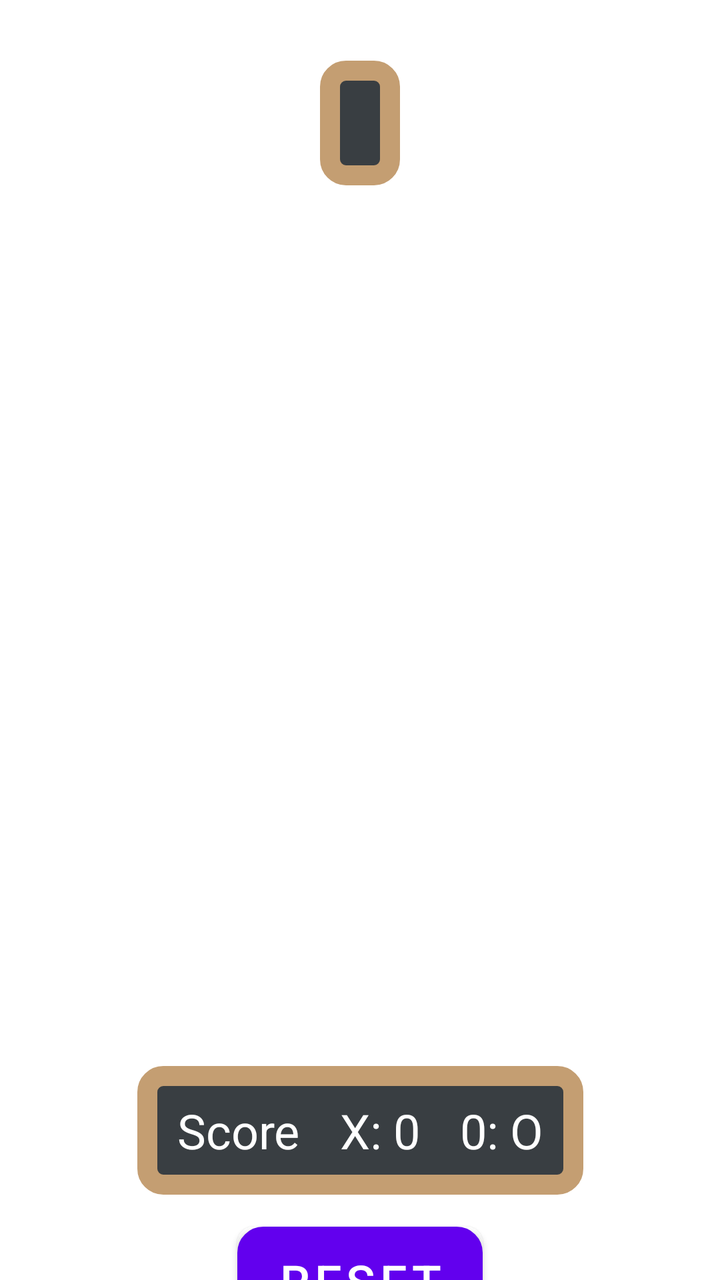
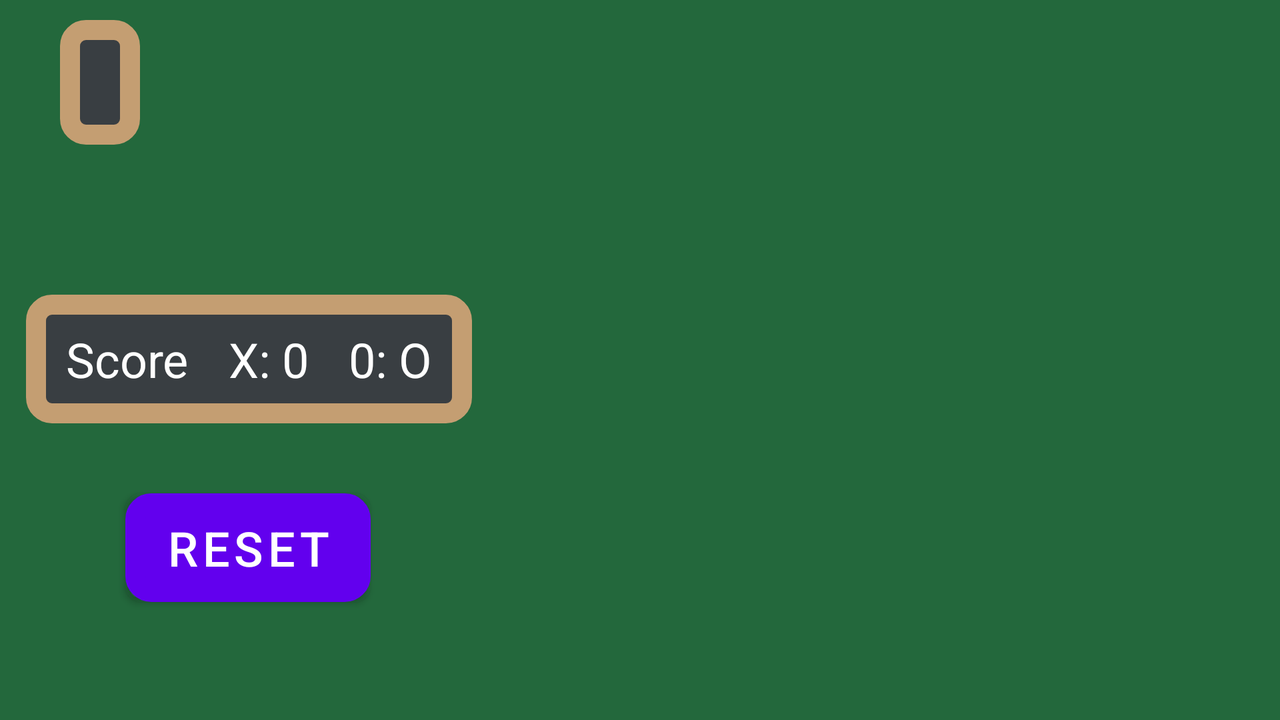

Compare how this app lays out the same screen by default and in its alternative resource folder. The renders come first, then the two layout files and the values they reference.
<!-- AndroidManifest.xml: application theme AppTheme -->
<!-- res/layout/activity_main.xml -->
<?xml version="1.0" encoding="utf-8"?>
<androidx.constraintlayout.widget.ConstraintLayout xmlns:android="http://schemas.android.com/apk/res/android"
    xmlns:app="http://schemas.android.com/apk/res-auto"
    xmlns:tools="http://schemas.android.com/tools"
    android:layout_width="match_parent"
    android:layout_height="match_parent"
    android:background="@drawable/bg"
    tools:context=".MainActivity">



    <TextView
        android:id="@+id/textView"
        android:visibility="gone"
        android:layout_width="wrap_content"
        android:layout_height="wrap_content"
        android:layout_marginTop="20dp"
        android:fontFamily="cursive"
        android:text="@string/heading"
        android:textSize="36sp"
        android:textStyle="bold"
        app:layout_constraintEnd_toEndOf="parent"
        app:layout_constraintStart_toStartOf="parent"
        app:layout_constraintTop_toTopOf="parent" />

    <TextView
        android:textColor="@color/white"
        android:id="@+id/status"
        android:layout_width="wrap_content"
        android:layout_height="wrap_content"
        android:layout_marginTop="10dp"
        android:layout_marginBottom="10dp"
        android:background="@drawable/bg_score"
        android:paddingLeft="20dp"
        android:paddingRight="20dp"
        android:paddingTop="15dp"
        android:paddingBottom="15dp"
        android:textSize="24sp"
        app:layout_constraintBottom_toTopOf="@+id/linearLayout"
        app:layout_constraintEnd_toEndOf="parent"
        app:layout_constraintStart_toStartOf="parent"
        app:layout_constraintTop_toBottomOf="@+id/textView" />

    <Button
        android:id="@+id/reset"
        android:layout_width="wrap_content"
        android:layout_height="wrap_content"
        android:layout_marginTop="16dp"
        android:layout_marginBottom="16dp"
        android:paddingLeft="20dp"
        android:paddingRight="20dp"
        android:paddingBottom="5dp"
        android:paddingTop="5dp"
        android:textSize="24sp"
        android:text = "reset"
        android:textColor="@color/white"
        app:layout_constraintEnd_toEndOf="parent"
        app:layout_constraintStart_toStartOf="parent"
        app:layout_constraintTop_toBottomOf="@+id/layoutWinners"
        android:background="@drawable/bg_score"
         />
    <LinearLayout
        android:layout_width="wrap_content"
        android:layout_height="wrap_content"
        android:orientation="horizontal"
        android:id="@+id/layoutWinners"
        android:paddingLeft="20dp"
        android:paddingRight="20dp"
        android:background="@drawable/bg_score"
        app:layout_constraintEnd_toEndOf="parent"
        app:layout_constraintStart_toStartOf="parent"
        app:layout_constraintTop_toBottomOf="@+id/linearLayout"



        >
        <TextView
            android:layout_width="wrap_content"
            android:layout_height="wrap_content"
            android:layout_marginTop="16dp"
            android:layout_marginBottom="16dp"
            android:textSize="24sp"
            android:text = "Score"

            android:layout_marginEnd="20dp"
            android:textColor="@color/white"
            />
    <TextView
        android:id="@+id/x_score"
        android:layout_width="wrap_content"
        android:layout_height="wrap_content"
        android:layout_marginTop="16dp"
        android:layout_marginBottom="16dp"
        android:textSize="24sp"
        android:text = "X: 0"

        android:layout_marginEnd="20dp"
        android:textColor="@color/white"
         />
    <TextView
        android:id="@+id/o_score"
        android:layout_width="wrap_content"
        android:layout_height="wrap_content"
        android:layout_marginTop="16dp"
        android:layout_marginBottom="16dp"
        android:textSize="24sp"
        android:text = "0: O"

        android:textColor="@color/white"
         />
    </LinearLayout>



    <ImageView
        android:layout_margin="20dp"
        android:id="@+id/back"
        android:layout_width="0dp"
        android:layout_height="0dp"
        android:layout_marginTop="16dp"
        android:layout_marginBottom="29dp"
        android:elevation="10dp"
        android:contentDescription="@string/grid"
        app:layout_constraintBottom_toBottomOf="parent"
        app:layout_constraintEnd_toEndOf="parent"
        app:layout_constraintStart_toStartOf="parent"
        app:layout_constraintTop_toBottomOf="@+id/textView"
        />





    <LinearLayout

        android:id="@+id/linearLayout"
        android:layout_width="0dp"
        android:layout_height="410dp"
        android:layout_marginTop="16dp"
        android:orientation="vertical"
        app:layout_constraintBottom_toBottomOf="@+id/back"
        app:layout_constraintEnd_toEndOf="parent"
        app:layout_constraintStart_toStartOf="parent"
        app:layout_constraintTop_toTopOf="@+id/back"
        android:layout_marginLeft="20dp"
        android:layout_marginRight="20dp">

        <LinearLayout
            android:layout_width="match_parent"
            android:layout_height="match_parent"
            android:layout_weight="1"
            android:orientation="horizontal">

            <ImageView
                android:id="@+id/image0"
                android:layout_width="match_parent"
                android:layout_height="match_parent"
                android:layout_weight="1"
                android:padding="15sp"

                 />

            <ImageView
                android:id="@+id/image1"
                android:layout_width="match_parent"
                android:layout_height="match_parent"
                android:layout_weight="1"
                android:paddingLeft="15sp"
                android:paddingRight="15sp"

                />

            <ImageView
                android:id="@+id/image2"
                android:layout_width="match_parent"
                android:layout_height="match_parent"
                android:layout_weight="1"
                android:paddingLeft="15sp"
                android:paddingRight="15sp"
                 />
        </LinearLayout>

        <LinearLayout
            android:layout_width="match_parent"
            android:layout_height="match_parent"
            android:layout_weight="1"
            android:orientation="horizontal">

            <ImageView
                android:id="@+id/image3"
                android:layout_width="match_parent"
                android:layout_height="match_parent"
                android:layout_weight="1"
                android:paddingLeft="15sp"
                android:paddingRight="15sp"
                 />

            <ImageView
                android:id="@+id/image4"
                android:layout_width="match_parent"
                android:layout_height="match_parent"
                android:layout_weight="1"
                android:paddingLeft="15sp"
                android:paddingRight="15sp"
                />

            <ImageView
                android:id="@+id/image5"
                android:layout_width="match_parent"
                android:layout_height="match_parent"
                android:layout_weight="1"
                android:paddingLeft="15sp"
                android:paddingRight="15sp"
                 />
        </LinearLayout>

        <LinearLayout
            android:layout_width="match_parent"
            android:layout_height="match_parent"
            android:layout_weight="1"
            android:orientation="horizontal">

            <ImageView
                android:id="@+id/image6"
                android:layout_width="match_parent"
                android:layout_height="match_parent"
                android:layout_weight="1"
                android:paddingLeft="15sp"
                android:paddingRight="15sp"
                />

            <ImageView
                android:id="@+id/image7"
                android:layout_width="match_parent"
                android:layout_height="match_parent"
                android:layout_weight="1"
                android:paddingLeft="15sp"
                android:paddingRight="15sp"
                />

            <ImageView
                android:id="@+id/image8"
                android:layout_width="match_parent"
                android:layout_height="match_parent"
                android:layout_weight="1"
                android:paddingLeft="15sp"
                android:paddingRight="15sp"
                />
        </LinearLayout>



    </LinearLayout>





</androidx.constraintlayout.widget.ConstraintLayout>
<!-- resources referenced by this layout -->
<resources>
  <!-- drawable bg_score (drawable) -->
  <shape xmlns:android="http://schemas.android.com/apk/res/android"
      android:shape="rectangle">
      <corners android:radius="8dp" />
      <stroke android:width="10dp"
          android:color="#FFC49E72" />
      <solid android:color="#FF393E42" />
  
  </shape>
  <string name="grid">Our main grid</string>
  <string name="heading">Welcome to XO Game</string>
  <style name="AppTheme" parent="Theme.AppCompat.Light.NoActionBar">
  
  
          
          
          <item name="colorPrimaryVariant">@color/purple_700</item>
          <item name="colorOnPrimary">@color/white</item>
          
          <item name="colorSecondary">@color/teal_200</item>
          <item name="colorSecondaryVariant">@color/teal_700</item>
          <item name="colorOnSecondary">@color/black</item>
          
          
          
  
          <item name="android:statusBarColor" tools:targetApi="lollipop">#004E0D</item>
      </style>
</resources>
<!-- res/layout-land/activity_main.xml (the repository's variant of the layout above) -->
<!-- drawn on the phone turned sideways -->
<?xml version="1.0" encoding="utf-8"?>
<FrameLayout
    xmlns:android="http://schemas.android.com/apk/res/android"
    xmlns:app="http://schemas.android.com/apk/res-auto"
    xmlns:tools="http://schemas.android.com/tools"
    android:layout_width="match_parent"
    android:background="#23683C"
    android:layout_height="match_parent">
    <ImageView
        android:id="@+id/imgPlaylistItemBg"
        android:layout_width="match_parent"
        android:layout_height="match_parent"
        android:adjustViewBounds="true"
        android:maxHeight="0dp"
        android:scaleType="fitEnd"
        android:src="@drawable/bg_landscape" />

<androidx.constraintlayout.widget.ConstraintLayout
    android:layout_width="match_parent"
    android:layout_height="match_parent"


    tools:context=".MainActivity">



    <TextView
        android:id="@+id/textView"
        android:visibility="gone"
        android:layout_width="wrap_content"
        android:layout_height="wrap_content"
        android:layout_marginTop="20dp"
        android:fontFamily="cursive"
        android:text="@string/heading"
        android:textSize="36sp"
        android:textStyle="bold"
        app:layout_constraintEnd_toEndOf="parent"
        app:layout_constraintStart_toStartOf="parent"
        app:layout_constraintTop_toTopOf="parent" />


    <TextView
        android:id="@+id/status"
        android:layout_width="wrap_content"
        android:layout_height="wrap_content"
        android:layout_marginTop="10dp"
        android:background="@drawable/bg_score"
        android:paddingLeft="20dp"
        android:paddingTop="15dp"

        android:paddingRight="20dp"
        android:paddingBottom="15dp"
        android:textColor="@color/white"
        android:textSize="24sp"
        app:layout_constraintBottom_toBottomOf="parent"
        app:layout_constraintEnd_toEndOf="parent"
        app:layout_constraintHorizontal_bias="0.05"
        app:layout_constraintStart_toStartOf="parent"
        app:layout_constraintTop_toTopOf="parent"
        app:layout_constraintVertical_bias="0.0" />

    <Button
        android:id="@+id/reset"
        android:layout_width="wrap_content"
        android:layout_height="wrap_content"

        android:background="@drawable/bg_score"
        android:paddingLeft="20dp"
        android:paddingTop="5dp"
        android:paddingRight="20dp"

        android:paddingBottom="5dp"

        android:text="reset"

        android:textColor="@color/white"
        android:textSize="24sp"
        app:layout_constraintBottom_toBottomOf="parent"
        app:layout_constraintEnd_toEndOf="parent"
        app:layout_constraintHorizontal_bias="0.121"
        app:layout_constraintStart_toStartOf="parent"
        app:layout_constraintTop_toTopOf="parent"
        app:layout_constraintVertical_bias="0.807" />

    <LinearLayout
        android:id="@+id/layoutWinners"
        android:layout_width="wrap_content"
        android:layout_height="wrap_content"
        android:background="@drawable/bg_score"
        android:orientation="horizontal"
        android:paddingLeft="20dp"
        android:paddingRight="20dp"
        app:layout_constraintBottom_toBottomOf="parent"
        app:layout_constraintEnd_toEndOf="parent"
        app:layout_constraintHorizontal_bias="0.031"


        app:layout_constraintStart_toStartOf="parent"
        app:layout_constraintTop_toTopOf="parent"
        app:layout_constraintVertical_bias="0.498">

        <TextView
            android:layout_width="wrap_content"
            android:layout_height="wrap_content"
            android:layout_marginTop="16dp"
            android:layout_marginEnd="20dp"
            android:layout_marginBottom="16dp"
            android:text="Score"

            android:textColor="@color/white"
            android:textSize="24sp" />

        <TextView
            android:id="@+id/x_score"
            android:layout_width="wrap_content"
            android:layout_height="wrap_content"
            android:layout_marginTop="16dp"
            android:layout_marginEnd="20dp"
            android:layout_marginBottom="16dp"
            android:text="X: 0"

            android:textColor="@color/white"
            android:textSize="24sp" />

        <TextView
            android:id="@+id/o_score"
            android:layout_width="wrap_content"
            android:layout_height="wrap_content"
            android:layout_marginTop="16dp"
            android:layout_marginBottom="16dp"
            android:text="0: O"
            android:textColor="@color/white"

            android:textSize="24sp" />
    </LinearLayout>

    <ImageView
        android:layout_marginLeft="240dp"
        android:id="@+id/back"
        android:layout_width="360dp"
        android:layout_height="0dp"
        android:layout_marginTop="0dp"
        android:layout_marginBottom="29dp"
        android:paddingBottom="20dp"
        android:elevation="10dp"

        app:layout_constraintBottom_toBottomOf="parent"
        app:layout_constraintEnd_toEndOf="parent"
        app:layout_constraintStart_toStartOf="parent"
        app:layout_constraintTop_toBottomOf="@+id/textView"
        />





    <LinearLayout

        android:id="@+id/linearLayout"
        android:layout_width="360dp"
        android:layout_height="300dp"
        android:layout_marginLeft="240dp"
        android:orientation="vertical"
        app:layout_constraintBottom_toBottomOf="@+id/back"
        app:layout_constraintEnd_toEndOf="parent"
        app:layout_constraintStart_toStartOf="parent"
        app:layout_constraintTop_toTopOf="@+id/back"
        >

        <LinearLayout
            android:layout_width="match_parent"
            android:layout_height="match_parent"
            android:layout_weight="1"
            android:orientation="horizontal">

            <ImageView
                android:id="@+id/image0"
                android:layout_width="match_parent"
                android:layout_height="match_parent"
                android:layout_weight="1"
                android:paddingLeft="15sp"
                android:paddingRight="10sp"
                 />

            <ImageView
                android:id="@+id/image1"
                android:layout_width="match_parent"
                android:layout_height="match_parent"
                android:layout_weight="1"
                android:paddingLeft="15sp"
                android:paddingRight="15sp"

                />

            <ImageView
                android:id="@+id/image2"
                android:layout_width="match_parent"
                android:layout_height="match_parent"
                android:layout_weight="1"
                android:paddingLeft="15sp"
                android:paddingRight="15sp"
                 />
        </LinearLayout>

        <LinearLayout
            android:layout_width="match_parent"
            android:layout_height="match_parent"
            android:layout_weight="1"
            android:orientation="horizontal">

            <ImageView
                android:id="@+id/image3"
                android:layout_width="match_parent"
                android:layout_height="match_parent"
                android:layout_weight="1"
                android:paddingLeft="15sp"
                android:paddingRight="15sp"
                 />

            <ImageView
                android:id="@+id/image4"
                android:layout_width="match_parent"
                android:layout_height="match_parent"
                android:layout_weight="1"
                android:paddingLeft="15sp"
                android:paddingRight="15sp"
                />

            <ImageView
                android:id="@+id/image5"
                android:layout_width="match_parent"
                android:layout_height="match_parent"
                android:layout_weight="1"
                android:paddingLeft="15sp"
                android:paddingRight="15sp"
                 />
        </LinearLayout>

        <LinearLayout
            android:layout_width="match_parent"
            android:layout_height="match_parent"
            android:layout_weight="1"
            android:orientation="horizontal">

            <ImageView
                android:id="@+id/image6"
                android:layout_width="match_parent"
                android:layout_height="match_parent"
                android:layout_weight="1"
                android:paddingLeft="15sp"
                android:paddingRight="15sp"
                />

            <ImageView
                android:id="@+id/image7"
                android:layout_width="match_parent"
                android:layout_height="match_parent"
                android:layout_weight="1"
                android:paddingLeft="10sp"
                android:paddingRight="15sp"
                />

            <ImageView
                android:id="@+id/image8"
                android:layout_width="match_parent"
                android:layout_height="match_parent"
                android:layout_weight="1"
                android:paddingLeft="15sp"
                android:paddingRight="15sp"
                />
        </LinearLayout>



    </LinearLayout>





</androidx.constraintlayout.widget.ConstraintLayout>
</FrameLayout>
<!-- resources referenced by the variant -->
<!-- as the phone turned sideways resolves them -->
<resources>
  <!-- drawable bg_score (drawable) -->
  <shape xmlns:android="http://schemas.android.com/apk/res/android"
      android:shape="rectangle">
      <corners android:radius="8dp" />
      <stroke android:width="10dp"
          android:color="#FFC49E72" />
      <solid android:color="#FF393E42" />
  
  </shape>
  <string name="heading">Welcome to XO Game</string>
  <style name="AppTheme" parent="Theme.AppCompat.Light.NoActionBar">
  
  
          
          
          <item name="colorPrimaryVariant">@color/purple_700</item>
          <item name="colorOnPrimary">@color/white</item>
          
          <item name="colorSecondary">@color/teal_200</item>
          <item name="colorSecondaryVariant">@color/teal_700</item>
          <item name="colorOnSecondary">@color/black</item>
          
          
          
  
          <item name="android:statusBarColor" tools:targetApi="lollipop">#004E0D</item>
      </style>
</resources>
